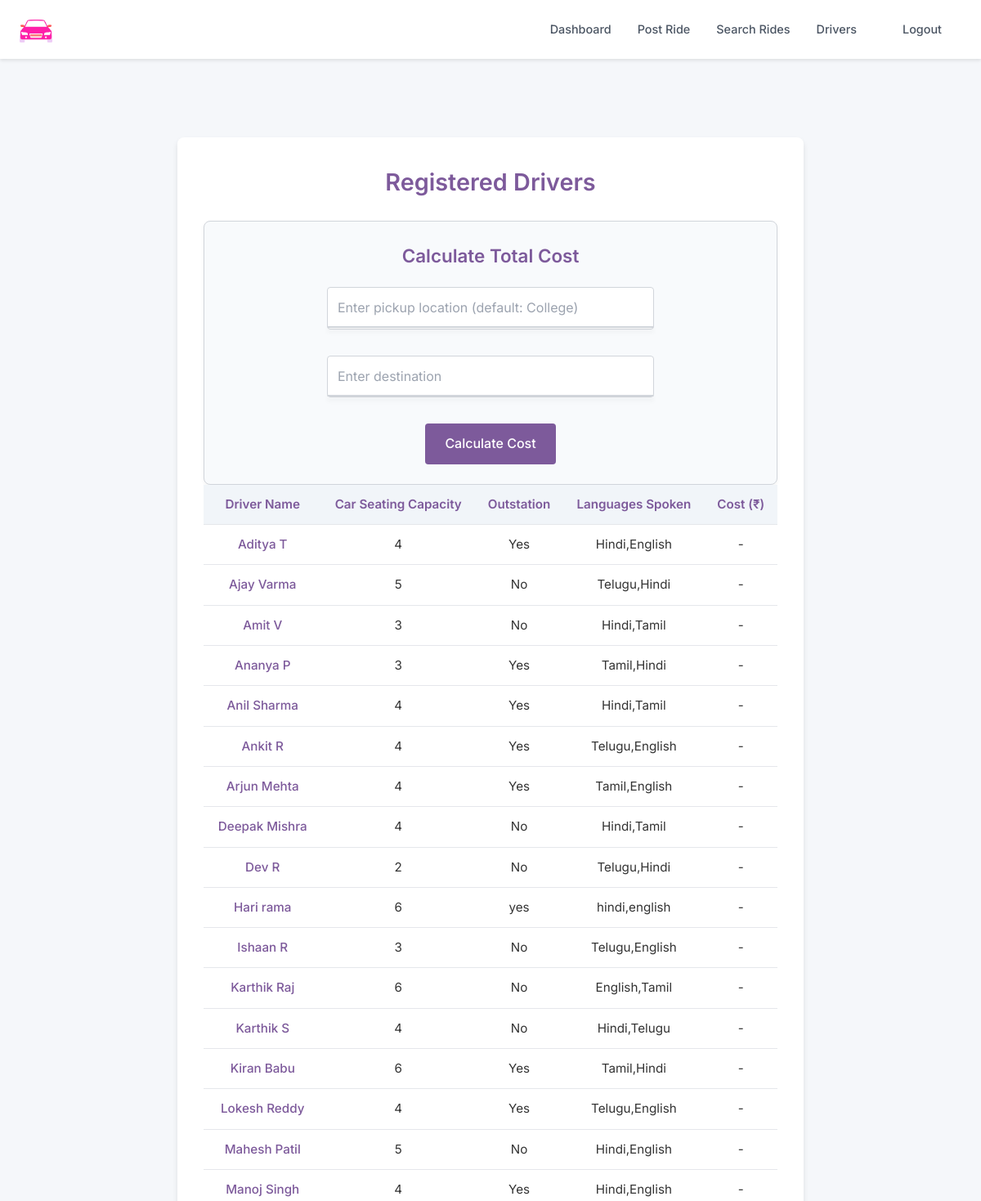
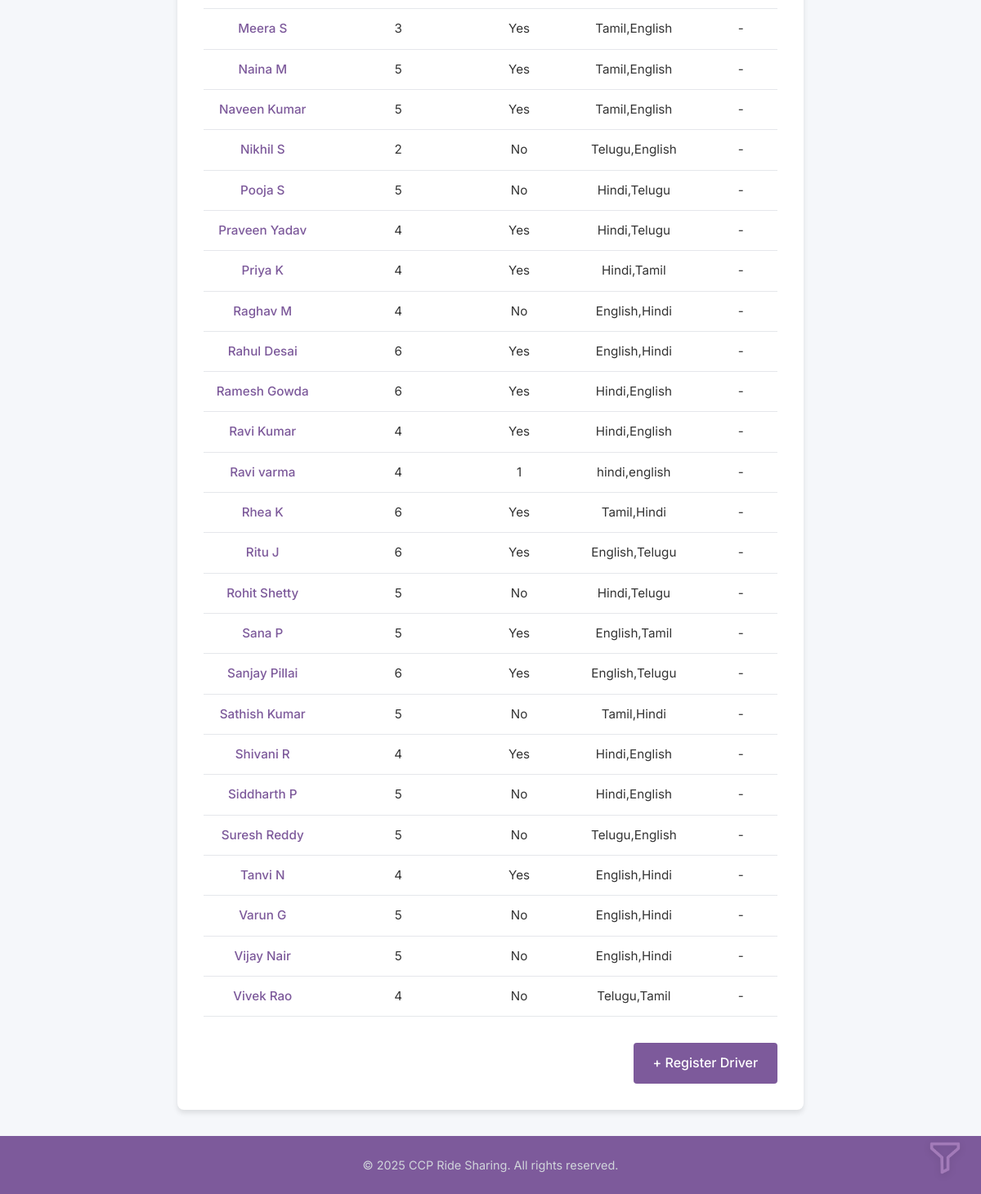
The page /drivers.php (signed in) on the database its author committed (2 pictures, top to bottom).
### tables this page shows
CREATE TABLE `drivers` (
  `id` int(11) NOT NULL,
  `name` varchar(100) NOT NULL,
  `phone` varchar(15) NOT NULL,
  `password` varchar(255) NOT NULL,
  `aadhar` varchar(20) NOT NULL,
  `license` varchar(50) NOT NULL,
  `languages` varchar(100) DEFAULT NULL,
  `car_model` varchar(100) NOT NULL,
  `car_capacity` int(11) NOT NULL,
  `car_number` varchar(20) NOT NULL,
  `price_per_km` decimal(6,2) NOT NULL,
  `created_at` timestamp NOT NULL DEFAULT current_timestamp(),
  `outstation` varchar(3) DEFAULT NULL
);

### public/drivers.php (the view, shortened to what this page needs)
<?php
require_once '../includes/db_connection.php';
include '../includes/header_private.php';
try {
    $stmt = $pdo->query("SELECT id, name, car_capacity, outstation, languages, price_per_km FROM drivers ORDER BY name ASC");
    $drivers = $stmt->fetchAll(PDO::FETCH_ASSOC);
} catch (Exception $e) {
    $error = "Unable to load drivers at this time.";
}
?>
<!DOCTYPE html>
<html lang="en">
<head>
    <link href="https://cdnjs.cloudflare.com/ajax/libs/font-awesome/6.0.0/css/all.min.css" rel="stylesheet">
</head>
<body>
    <section class="drivers-container" style="position: relative;">
        <h2>Registered Drivers</h2>
        <div class="cost-calc-section">
            <h3>Calculate Total Cost</h3>
            <div class="cost-calc-fields">
                <div class="field-wrap">
                    <input type="text" id="pickup-input" placeholder="Enter pickup location (default: College)" autocomplete="off" />
                    <ul id="pickup-suggestions" class="osm-suggestions"></ul>
                </div>
                <div class="field-wrap">
                    <input type="text" id="destination-input" placeholder="Enter destination" autocomplete="off" />
                    <ul id="destination-suggestions" class="osm-suggestions"></ul>
                </div>
                <button id="calculate-cost-btn" class="btn-small">Calculate Cost</button>
            </div>
        </div>
        <button class="filter-icon-float" id="filterBtn" title="Show filters">
            <img src="../assets/images/Filter.png" alt="Filter" id="filterBtnImg"/>
        </button>
        <?php if (!empty($drivers)): ?>
            <div class="table-wrap">
                <table class="drivers-table" id="drivers-table">
                    <thead>
                        <tr>
                            <th>Driver Name</th>
                            <th>Car Seating Capacity</th>
                            <th>Outstation</th>
                            <th>Languages Spoken</th>
                            <th>Cost (₹)</th>
                        </tr>
                    </thead>
                    <tbody id="drivers-tbody">
                        <?php foreach ($drivers as $driver): ?>
                            <tr data-id="<?= intval($driver['id']) ?>"
                                data-outstation="<?= htmlspecialchars($driver['outstation']) ?>"
                                data-languages="<?= strtolower(htmlspecialchars($driver['languages'])) ?>"
                                data-capacity="<?= intval($driver['car_capacity']) ?>"
                                data-name="<?= strtolower(htmlspecialchars($driver['name'])) ?>"
                                data-price="<?= isset($driver['price_per_km']) ? floatval($driver['price_per_km']) : 1 ?>"
                            >
                                <td>
                                    <a href="driver_profile.php?driver_id=<?= intval($driver['id']) ?>" class="driver-link">
                                        <?= htmlspecialchars($driver['name']) ?>
                                    </a>
                                </td>
                                <td><?= intval($driver['car_capacity']) ?></td>
                                <td><?= htmlspecialchars($driver['outstation']) ?></td>
                                <td><?= htmlspecialchars($driver['languages']) ?></td>
                                <td class="cost-cell">-</td>
                            </tr>
                        <?php endforeach; ?>
                    </tbody>
                </table>
            </div>
        <?php else: ?>
            <p style="text-align: center; color: #6b7280;">No drivers registered yet.</p>
        <?php endif; ?>
        <div class="register-driver-bottom">
            <a href="register_driver.php" class="btn-small">+ Register Driver</a>
        </div>
    </section>
    <footer class="private-footer">
        <div class="container">
            <p>&copy; 2025 CCP Ride Sharing. All rights reserved.</p>
        </div>
    </footer>
</body>
</html>

### includes/header_private.php (style rules this page uses)
* { margin: 0; padding: 0; box-sizing: border-box; }
body { font-family: 'Inter', -apple-system, BlinkMacSystemFont, 'Segoe UI', Roboto, Oxygen, Ubuntu, Cantarell, sans-serif; background-color: #f5f7fa; color: #333; line-height: 1.6; }

### public/drivers.php (style rules this page uses)
* { margin: 0; padding: 0; box-sizing: border-box; }
body { font-family: 'Inter', -apple-system, BlinkMacSystemFont, 'Segoe UI', Roboto, Oxygen, Ubuntu, Cantarell, sans-serif; background-color: #f5f7fa; color: #333; line-height: 1.6; display: flex; flex-direction: column; min-height: 100vh; }
.drivers-container { max-width: 80rem; margin: 2rem auto; padding: 2rem; background: #ffffff; border-radius: 8px; box-shadow: 0 4px 6px rgba(0, 0, 0, 0.1); }
.drivers-container h2 { font-size: 1.8rem; font-weight: 600; color: #7d5a9b; text-align: center; margin-bottom: 1.5rem; }
.cost-calc-section { margin-top: 1.5rem; background: #f8fafc; border: 1px solid #d1d5db; border-radius: 8px; padding: 1.5rem; display: flex; flex-direction: column; align-items: center; box-shadow: 0 2px 4px rgba(0, 0, 0, 0.05); }
.cost-calc-section h3 { font-size: 1.4rem; font-weight: 600; color: #7d5a9b; margin-bottom: 1.25rem; text-align: center; }
.cost-calc-fields { display: flex; flex-direction: column; align-items: center; width: 100%; gap: 1rem; }
.field-wrap { position: relative; width: 100%; max-width: 400px; margin-bottom: 1rem; }
.field-wrap input { width: 100%; padding: 0.75rem; font-size: 1rem; border: 1px solid #d1d5db; border-radius: 4px; background: #ffffff; transition: border-color 0.3s ease, box-shadow 0.3s ease; }
.osm-suggestions { position: absolute; background: #ffffff; border: 1px solid #d1d5db; border-radius: 4px; max-height: 200px; overflow-y: auto; width: 100%; top: 3rem; z-index: 1000; padding: 0; margin: 0; list-style: none; box-shadow: 0 4px 6px rgba(0, 0, 0, 0.1); }
.btn-small { padding: 0.75rem 1.5rem; font-size: 1rem; font-weight: 500; border-radius: 4px; background: #7d5a9b; color: #ffffff; border: none; cursor: pointer; transition: background-color 0.3s ease, box-shadow 0.3s ease; }
.table-wrap { width: 100%; overflow-x: auto; }
.drivers-table { width: 100%; border-collapse: collapse; font-size: 0.95rem; background: #ffffff; box-shadow: 0 2px 4px rgba(0, 0, 0, 0.05); }
.drivers-table th, .drivers-table td { padding: 0.75rem 1rem; border-bottom: 1px solid #e5e7eb; text-align: center; }
.drivers-table th { background: #f1f5f9; color: #7d5a9b; font-weight: 600; }
.driver-link { color: #7d5a9b; text-decoration: none; font-weight: 500; }
.register-driver-bottom { margin-top: 2rem; display: flex; justify-content: flex-end; }
.filter-icon-float { position: fixed; right: 1.5rem; bottom: 1.5rem; background: none; border: none; z-index: 1002; cursor: pointer; }
.filter-icon-float img { width: 40px; height: 40px; object-fit: contain; filter: drop-shadow(0 2px 4px rgba(0, 0, 0, 0.1)); transition: filter 0.2s; }
.private-footer { background-color: #7d5a9b; color: #d1d5db; padding: 1.5rem 0; margin-top: auto; }
.private-footer .container { max-width: 80rem; margin: 0 auto; padding: 0 1.5rem; text-align: center; }
.private-footer p { font-size: 0.9rem; font-weight: 400; }

### rows shown on the page
drivers: name "Aditya T", car_capacity "4", outstation "Yes", languages "Hindi,English"
drivers: name "Ajay Varma", car_capacity "5", outstation "No", languages "Telugu,Hindi"
drivers: name "Amit V", car_capacity "3", outstation "No", languages "Hindi,Tamil"
drivers: name "Ananya P", car_capacity "3", outstation "Yes", languages "Tamil,Hindi"
drivers: name "Anil Sharma", car_capacity "4", outstation "Yes", languages "Hindi,Tamil"
drivers: name "Ankit R", car_capacity "4", outstation "Yes", languages "Telugu,English"
drivers: name "Arjun Mehta", car_capacity "4", outstation "Yes", languages "Tamil,English"
drivers: name "Deepak Mishra", car_capacity "4", outstation "No", languages "Hindi,Tamil"
drivers: name "Dev R", car_capacity "2", outstation "No", languages "Telugu,Hindi"
drivers: name "Hari rama", car_capacity "6", outstation "yes", languages "hindi,english"
drivers: name "Ishaan R", car_capacity "3", outstation "No", languages "Telugu,English"
drivers: name "Karthik Raj", car_capacity "6", outstation "No", languages "English,Tamil"
drivers: name "Karthik S", car_capacity "4", outstation "No", languages "Hindi,Telugu"
drivers: name "Kiran Babu", car_capacity "6", outstation "Yes", languages "Tamil,Hindi"
drivers: name "Lokesh Reddy", car_capacity "4", outstation "Yes", languages "Telugu,English"
drivers: name "Mahesh Patil", car_capacity "5", outstation "No", languages "Hindi,English"
drivers: name "Manoj Singh", car_capacity "4", outstation "Yes", languages "Hindi,English"
drivers: name "Meera S", car_capacity "3", outstation "Yes", languages "Tamil,English"
drivers: name "Naina M", car_capacity "5", outstation "Yes", languages "Tamil,English"
drivers: name "Naveen Kumar", car_capacity "5", outstation "Yes", languages "Tamil,English"
drivers: name "Nikhil S", car_capacity "2", outstation "No", languages "Telugu,English"
drivers: name "Pooja S", car_capacity "5", outstation "No", languages "Hindi,Telugu"
drivers: name "Praveen Yadav", car_capacity "4", outstation "Yes", languages "Hindi,Telugu"
drivers: name "Priya K", car_capacity "4", outstation "Yes", languages "Hindi,Tamil"
drivers: name "Raghav M", car_capacity "4", outstation "No", languages "English,Hindi"
drivers: name "Rahul Desai", car_capacity "6", outstation "Yes", languages "English,Hindi"
drivers: name "Ramesh Gowda", car_capacity "6", outstation "Yes", languages "Hindi,English"
drivers: name "Ravi Kumar", car_capacity "4", outstation "Yes", languages "Hindi,English"
drivers: name "Ravi varma", car_capacity "4", outstation "1", languages "hindi,english"
drivers: name "Rhea K", car_capacity "6", outstation "Yes", languages "Tamil,Hindi"
drivers: name "Ritu J", car_capacity "6", outstation "Yes", languages "English,Telugu"
drivers: name "Rohit Shetty", car_capacity "5", outstation "No", languages "Hindi,Telugu"
drivers: name "Sana P", car_capacity "5", outstation "Yes", languages "English,Tamil"
drivers: name "Sanjay Pillai", car_capacity "6", outstation "Yes", languages "English,Telugu"
drivers: name "Sathish Kumar", car_capacity "5", outstation "No", languages "Tamil,Hindi"
drivers: name "Shivani R", car_capacity "4", outstation "Yes", languages "Hindi,English"
drivers: name "Siddharth P", car_capacity "5", outstation "No", languages "Hindi,English"
drivers: name "Suresh Reddy", car_capacity "5", outstation "No", languages "Telugu,English"
drivers: name "Tanvi N", car_capacity "4", outstation "Yes", languages "English,Hindi"
drivers: name "Varun G", car_capacity "5", outstation "No", languages "English,Hindi"
drivers: name "Vijay Nair", car_capacity "5", outstation "No", languages "English,Hindi"
drivers: name "Vivek Rao", car_capacity "4", outstation "No", languages "Telugu,Tamil"
